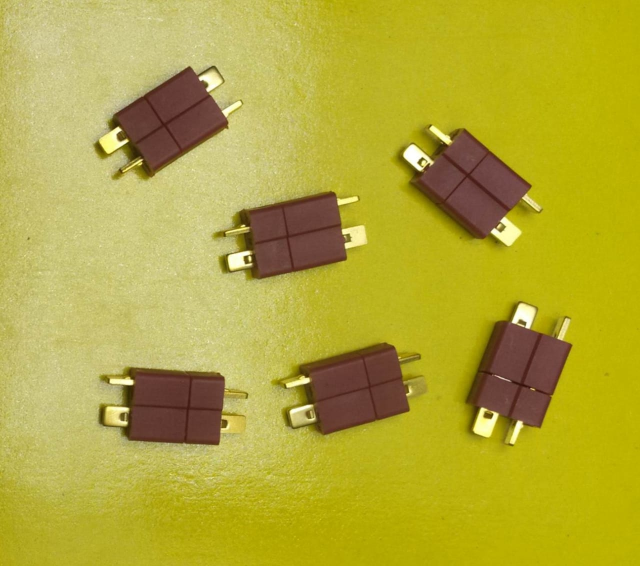
#> input picture images/count=6.jpeg, 1280 x 1132 px, found by its file name (shown at 1/2 size)
$ python Object-Counter.py
#> lines starting #> are read from the running program, lines starting #| are printed output that depends on the picture; after the words box and inside, x2 and y2 are one past the last pixel; in counts of white or black regions, pixels touching at a corner belong together
import cv2
from cv2 import resize
import numpy as np

# created function which take image and number of colors as input and return the image after applying K-Means clustering.
def quantimage(image,k):
    i = np.float32(image).reshape(-1,3)
    condition = (cv2.TERM_CRITERIA_EPS + cv2.TERM_CRITERIA_MAX_ITER,20,1.0)
    ret,label,center = cv2.kmeans(i, k , None, condition,10,cv2.KMEANS_RANDOM_CENTERS)
    center = np.uint8(center)
    final_img = center[label.flatten()]
    final_img = final_img.reshape(image.shape)
    return final_img

#load image
image = cv2.imread('C:/Users/admin/Downloads/Internship/2/images/count=6.jpeg')
#> image is the input picture: shape (1132, 1280, 3); mean B, G, R 56.4, 169.4, 180
# resize image
image = resize(image, (640,480))
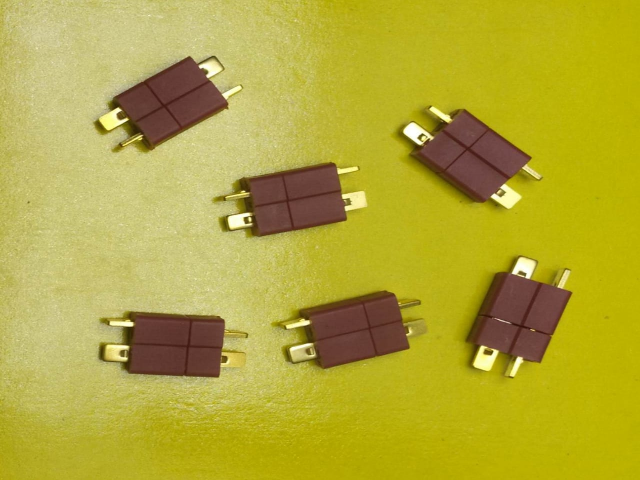
#> image: shape (480, 640, 3); mean B, G, R 56.3, 169.3, 179.9
#call the K-Means clustering function
image = quantimage(image, 15)
#> in quantimage, `ret,label,center = cv2.kmeans(i, k , None, condition,10,cv2.KMEANS_RAN..`: ret = 31853116.3; center = 15 rows, first 8: [184.2, 247.1, 250.2], [88.87, 161.9, 170.5], [56.07, 64.84, 105.3], [92.3, 187.1, 193], [8.69, 125.3, 137.6], [21.43, 177.9, 186], [16.76, 86.63, 105.5], [3.78, 179.1, 187.3]
#> in quantimage, `center = np.uint8(center)`: center = 15 rows, first 8: [184, 247, 250], [88, 161, 170], [56, 64, 105], [92, 187, 192], [8, 125, 137], [21, 177, 185], [16, 86, 105], [3, 179, 187]

#convert image into canny mode
canny = cv2.Canny(image, 550,50)
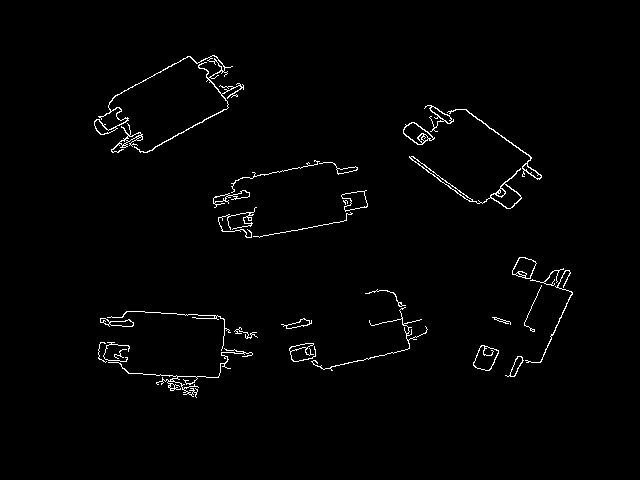
#> canny: shape (480, 640); 1.5% white in thin lines or dots, all inside (x1, y1, x2, y2) = (94, 55, 573, 398)
#blur the canny image
blur = cv2.GaussianBlur(canny, (25,25), 3)
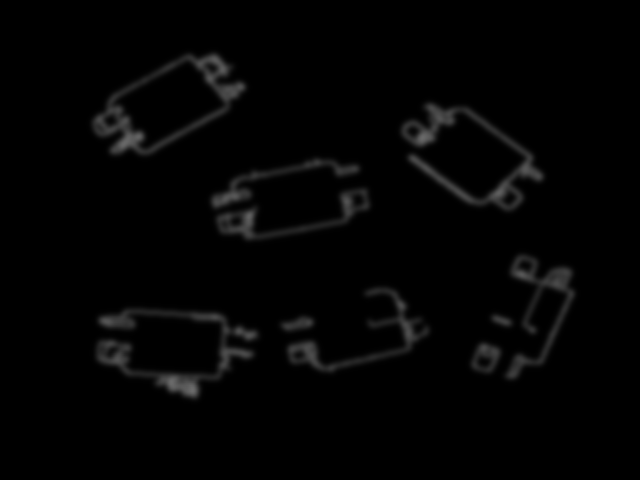
#> blur: shape (480, 640); min 0, max 108, mean 3.8

#create contours
(cnt, hierarchy) = cv2.findContours(blur.copy(), cv2.RETR_EXTERNAL, cv2.CHAIN_APPROX_NONE)
#> cnt = 6 contours; box (x1, y1, x2, y2) and area: (89, 302, 265, 405) 12417, (85, 47, 253, 162) 11616, (394, 96, 550, 218) 11507, (204, 152, 376, 247) 8264, (465, 248, 581, 386) 7932, (274, 281, 436, 378) 6564
cv2.drawContours(image, cnt, -1, (0,0,255), 2)

text = f"No. of Objects = {len(cnt)}"
#> text = 'No. of Objects = 6'
#put text on image
cv2.putText(image, text, (10,30), cv2.FONT_HERSHEY_PLAIN, 2, (0,0,255))
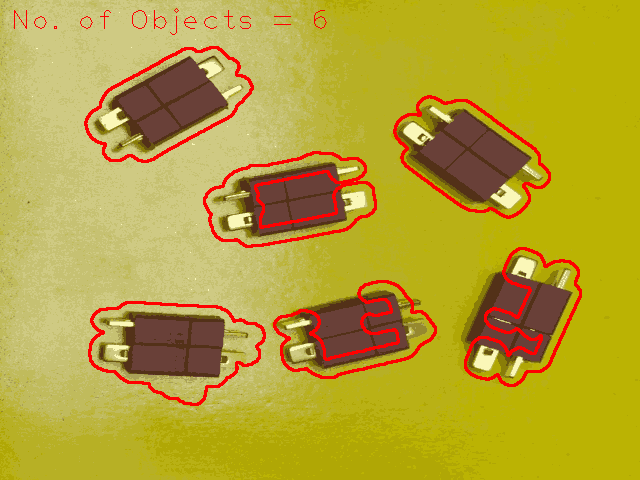
#> image: shape (480, 640, 3); mean B, G, R 53.2, 162.6, 182.6
cv2.imshow("Output", image)
cv2.waitKey(0)

$ run again, with images/count=10.jpeg copied over images/count=6.jpeg
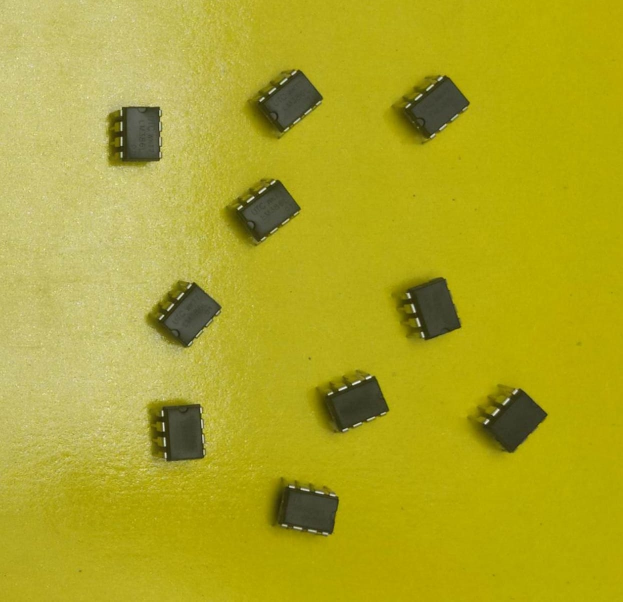
#> input picture images/count=10.jpeg, 1246 x 1203 px, found by its file name (shown at 1/2 size)
#> image is the input picture: shape (1203, 1246, 3); mean B, G, R 37.4, 167.5, 175.8
#> in quantimage, `ret,label,center = cv2.kmeans(i, k , None, condition,10,cv2.KMEANS_RAN..`: ret = 21244786.2; center = 15 rows, first 8: [106.1, 189.2, 195.4], [116.5, 195.1, 201.3], [42.08, 172.3, 180.8], [10.13, 99.51, 105.8], [63.88, 83.04, 81.13], [2.96, 170.3, 180.6], [43.98, 66.02, 64.68], [66.77, 179.5, 187.1]
#> in quantimage, `center = np.uint8(center)`: center = 15 rows, first 8: [106, 189, 195], [116, 195, 201], [42, 172, 180], [10, 99, 105], [63, 83, 81], [2, 170, 180], [43, 66, 64], [66, 179, 187]
#> `canny = cv2.Canny(image, 550,50)`:
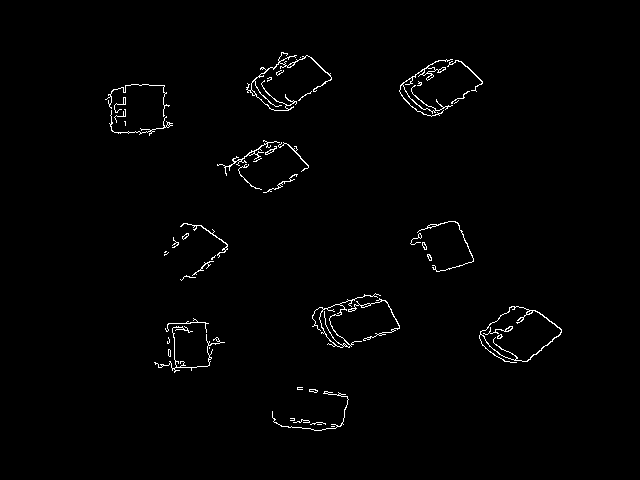
#> canny: shape (480, 640); 1.3% white in thin lines or dots, all inside (x1, y1, x2, y2) = (105, 52, 562, 431)
#> cnt = 10 contours; largest, box (x1, y1, x2, y2) and area: (304, 285, 408, 356) 5104, (471, 297, 570, 372) 4943, (238, 44, 340, 120) 4929, (391, 51, 491, 125) 4884, (210, 132, 317, 201) 4593
#> text = 'No. of Objects = 10'
#> `cv2.putText(image, text, (10,30), cv2.FONT_HERSHEY_PLAIN, 2, (0,0,255))`:
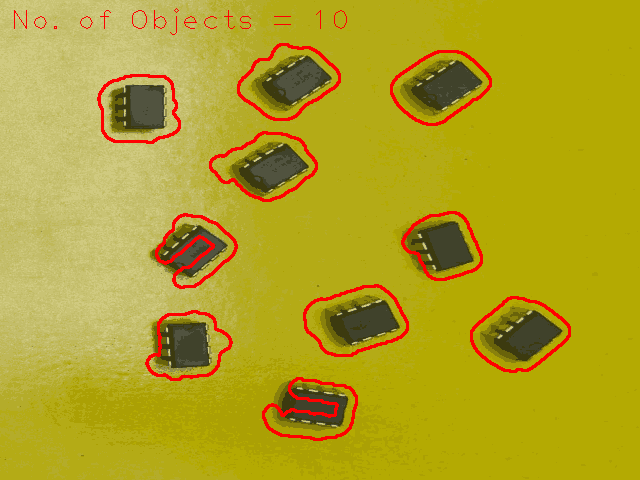
#> image: shape (480, 640, 3); mean B, G, R 35.6, 161.8, 178

$ run again, with images/count=8.jpeg copied over images/count=6.jpeg
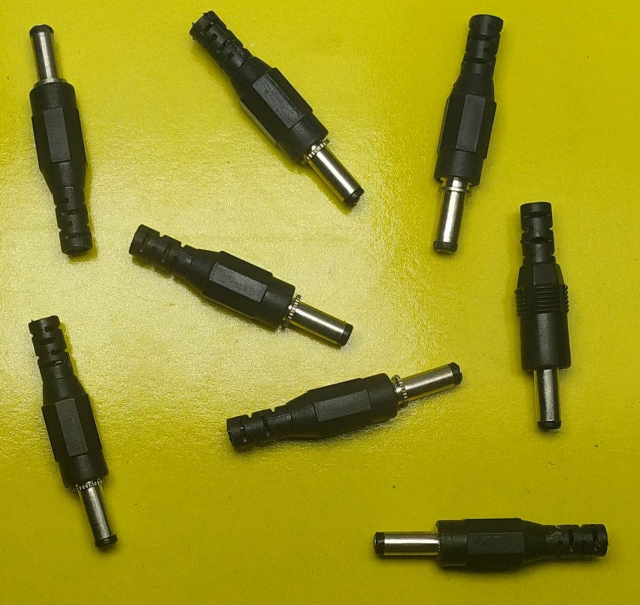
#> input picture images/count=8.jpeg, 1280 x 1210 px, found by its file name (shown at 1/2 size)
#> image is the input picture: shape (1210, 1280, 3); mean B, G, R 36.3, 154.8, 161.7
#> in quantimage, `ret,label,center = cv2.kmeans(i, k , None, condition,10,cv2.KMEANS_RAN..`: ret = 48911530.6; center = 15 rows, first 8: [113.6, 203, 208.5], [134.3, 213.6, 218.3], [95.3, 189.5, 195], [13.7, 89.67, 95.58], [63.18, 80.45, 79.49], [6.66, 178.8, 188.2], [29.62, 56.55, 57.08], [11.84, 126.5, 134.3]
#> in quantimage, `center = np.uint8(center)`: center = 15 rows, first 8: [113, 203, 208], [134, 213, 218], [95, 189, 195], [13, 89, 95], [63, 80, 79], [6, 178, 188], [29, 56, 57], [11, 126, 134]
#> `canny = cv2.Canny(image, 550,50)`:
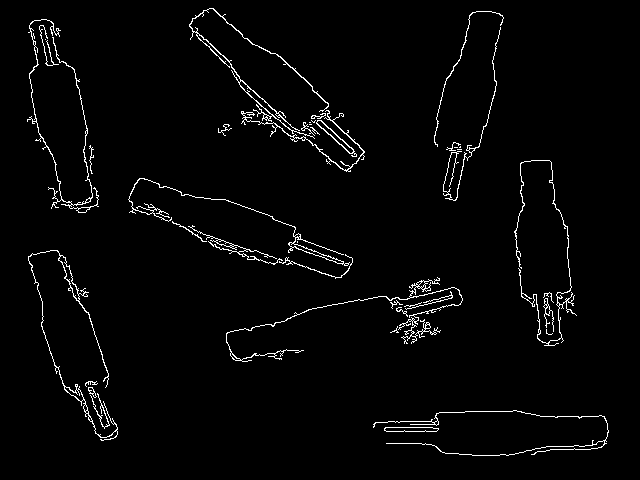
#> canny: shape (480, 640); 2.4% white in thin lines or dots, all inside (x1, y1, x2, y2) = (27, 8, 609, 456)
#> cnt = 8 contours; box (x1, y1, x2, y2) and area: (181, 0, 373, 180) 14458, (120, 169, 362, 287) 12752, (365, 402, 617, 465) 12436, (19, 10, 107, 222) 11805, (19, 241, 127, 449) 11490, (506, 151, 584, 355) 11268, (425, 2, 512, 209) 10612, (217, 270, 471, 371) 9608
#> text = 'No. of Objects = 8'
#> `cv2.putText(image, text, (10,30), cv2.FONT_HERSHEY_PLAIN, 2, (0,0,255))`:
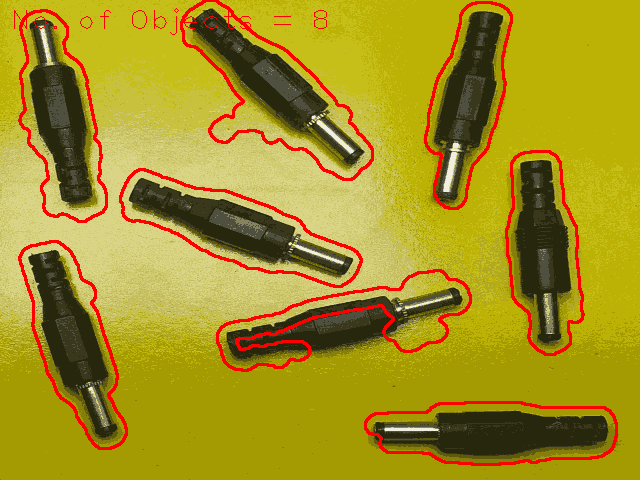
#> image: shape (480, 640, 3); mean B, G, R 33.2, 145.2, 165.2
